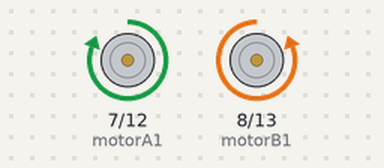
Bench run of a sketch on a simulated Arduino Uno, built with avr-gcc and run on an emulated ATmega328P. Shown: motor-driver pin pairs drawn as motors (green arrow = first pin HIGH = forward, orange = second pin HIGH = backward, longer = more drive).

Above: at 1.5 s.
At 4.0 s:
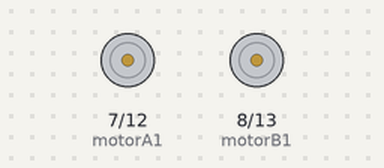
Timing chart, 0 to 6.5 s (numbered marks = the images above):
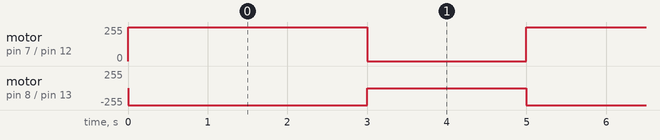

The sketch:

controle_moteur.ino
```cpp
/* Ceci est un scketch simple pour controler les moteurs
  On possède 2 robots chacun avec un driver moteur different ce sketch est adapté au 2 driver
 */

// Pour le robot à 2 roues il peu être nécessaire de changer les valeurs
// Pour le robot à 4 roues on controles 2 moteurs comme 1 seul
// On associe chaque moteurs au pin sur le microcontroleur
int motorA1 = 7;
int motorA2 = 12;
int motorB1 = 8;
int motorB2 = 13;


void setup() {
  // put your setup code here, to run once:
  // On définie les pins des moteurs comme des sorties
  pinMode(motorA1, OUTPUT);
  pinMode(motorA2, OUTPUT);
  pinMode(motorB1, OUTPUT);
  pinMode(motorB2, OUTPUT);

}

void loop() {
  // put your main code here, to run repeatedly:
  // digitalWrite permet d'écrire une valeur digital (0 ou 1) sur un pin
  // High et Low permet de faire tourner le moteur A en sence horaire
  digitalWrite(motorA1, HIGH);
  digitalWrite(motorA2, LOW);

  // Low et High permet de faire tourner le moteur B en sence horaire
  digitalWrite(motorB1, LOW);
  digitalWrite(motorB2, HIGH);
  delay(3000); // on attent 3 secondes

  digitalWrite(motorA1, LOW);
  digitalWrite(motorA2, LOW);
  digitalWrite(motorB1, LOW);
  digitalWrite(motorB2, LOW);
  delay(2000); // on attent 2 secondes

}
```

Measured:
- by itself, motor on pin 7 (motorA1) / pin 12 (motorA2): alternates forward 255/255 for 3.0 s and stopped for 2.0 s
- by itself, motor on pin 8 (motorB1) / pin 13 (motorB2): alternates backward 255/255 for 3.0 s and stopped for 2.0 s
